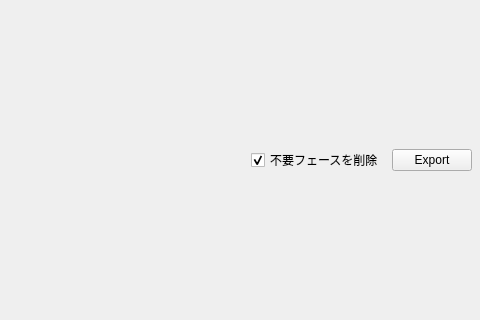
<?xml version="1.0" encoding="UTF-8"?>
<ui version="4.0">
 <class>MainWindow</class>
 <widget class="QMainWindow" name="MainWindow">
  <property name="geometry">
   <rect>
    <x>0</x>
    <y>0</y>
    <width>480</width>
    <height>320</height>
   </rect>
  </property>
  <property name="windowTitle">
   <string>FarmEnvExporter</string>
  </property>
  <widget class="QWidget" name="centralwidget">
   <layout class="QVBoxLayout" name="MainLayout">
    <property name="spacing">
     <number>0</number>
    </property>
    <property name="leftMargin">
     <number>0</number>
    </property>
    <property name="topMargin">
     <number>0</number>
    </property>
    <property name="rightMargin">
     <number>0</number>
    </property>
    <property name="bottomMargin">
     <number>0</number>
    </property>
    <item>
     <widget class="QWidget" name="widget" native="true">
      <layout class="QHBoxLayout" name="horizontalLayout">
       <property name="spacing">
        <number>8</number>
       </property>
       <property name="leftMargin">
        <number>8</number>
       </property>
       <property name="topMargin">
        <number>8</number>
       </property>
       <property name="rightMargin">
        <number>8</number>
       </property>
       <property name="bottomMargin">
        <number>8</number>
       </property>
       <item>
        <spacer name="horizontalSpacer">
         <property name="orientation">
          <enum>Qt::Horizontal</enum>
         </property>
         <property name="sizeHint" stdset="0">
          <size>
           <width>378</width>
           <height>20</height>
          </size>
         </property>
        </spacer>
       </item>
       <item>
        <widget class="QCheckBox" name="ShouldTrim">
         <property name="text">
          <string>不要フェースを削除</string>
         </property>
         <property name="checked">
          <bool>true</bool>
         </property>
        </widget>
       </item>
       <item>
        <widget class="QPushButton" name="ExecuteButton">
         <property name="text">
          <string>Export</string>
         </property>
        </widget>
       </item>
      </layout>
     </widget>
    </item>
   </layout>
  </widget>
 </widget>
 <resources/>
 <connections/>
</ui>
